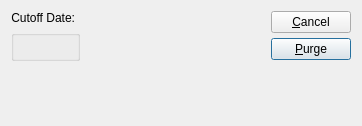
<?xml version="1.0" encoding="UTF-8"?>
<ui version="4.0">
 <comment>This file is part of the xTuple ERP: PostBooks Edition, a free and
open source Enterprise Resource Planning software suite,
Copyright (c) 1999-2018 by OpenMFG LLC, d/b/a xTuple.
It is licensed to you under the Common Public Attribution License
version 1.0, the full text of which (including xTuple-specific Exhibits)
is available at www.xtuple.com/CPAL.  By using this software, you agree
to be bound by its terms.</comment>
 <class>purgeClosedWorkOrders</class>
 <widget class="QDialog" name="purgeClosedWorkOrders">
  <property name="geometry">
   <rect>
    <x>0</x>
    <y>0</y>
    <width>362</width>
    <height>126</height>
   </rect>
  </property>
  <property name="windowTitle">
   <string>Purge Closed Work Orders</string>
  </property>
  <layout class="QHBoxLayout" name="horizontalLayout">
   <item>
    <layout class="QVBoxLayout">
     <property name="spacing">
      <number>0</number>
     </property>
     <item>
      <layout class="QVBoxLayout">
       <property name="spacing">
        <number>5</number>
       </property>
       <item>
        <layout class="QHBoxLayout">
         <property name="spacing">
          <number>5</number>
         </property>
         <item>
          <widget class="QLabel" name="_cutoffDateLit">
           <property name="text">
            <string>Cutoff Date:</string>
           </property>
           <property name="alignment">
            <set>Qt::AlignRight|Qt::AlignTrailing|Qt::AlignVCenter</set>
           </property>
          </widget>
         </item>
         <item>
          <layout class="QHBoxLayout">
           <property name="spacing">
            <number>0</number>
           </property>
           <item>
            <widget class="DLineEdit" name="_cutOffDate"/>
           </item>
           <item>
            <spacer name="spacer89">
             <property name="orientation">
              <enum>Qt::Horizontal</enum>
             </property>
             <property name="sizeType">
              <enum>QSizePolicy::Preferred</enum>
             </property>
             <property name="sizeHint" stdset="0">
              <size>
               <width>0</width>
               <height>10</height>
              </size>
             </property>
            </spacer>
           </item>
          </layout>
         </item>
        </layout>
       </item>
       <item>
        <widget class="WarehouseGroup" name="_warehouse">
         <property name="title">
          <string/>
         </property>
         <property name="fixedSize">
          <bool>false</bool>
         </property>
        </widget>
       </item>
      </layout>
     </item>
     <item>
      <spacer name="Spacer10">
       <property name="orientation">
        <enum>Qt::Vertical</enum>
       </property>
       <property name="sizeType">
        <enum>QSizePolicy::Expanding</enum>
       </property>
       <property name="sizeHint" stdset="0">
        <size>
         <width>20</width>
         <height>0</height>
        </size>
       </property>
      </spacer>
     </item>
    </layout>
   </item>
   <item>
    <spacer name="Spacer9">
     <property name="orientation">
      <enum>Qt::Horizontal</enum>
     </property>
     <property name="sizeType">
      <enum>QSizePolicy::Expanding</enum>
     </property>
     <property name="sizeHint" stdset="0">
      <size>
       <width>25</width>
       <height>20</height>
      </size>
     </property>
    </spacer>
   </item>
   <item>
    <layout class="QVBoxLayout">
     <property name="spacing">
      <number>5</number>
     </property>
     <item>
      <widget class="QPushButton" name="_close">
       <property name="text">
        <string>&amp;Cancel</string>
       </property>
      </widget>
     </item>
     <item>
      <widget class="QPushButton" name="_purge">
       <property name="text">
        <string>&amp;Purge</string>
       </property>
       <property name="default">
        <bool>true</bool>
       </property>
      </widget>
     </item>
     <item>
      <spacer name="Spacer8">
       <property name="orientation">
        <enum>Qt::Vertical</enum>
       </property>
       <property name="sizeType">
        <enum>QSizePolicy::Expanding</enum>
       </property>
       <property name="sizeHint" stdset="0">
        <size>
         <width>20</width>
         <height>0</height>
        </size>
       </property>
      </spacer>
     </item>
    </layout>
   </item>
  </layout>
 </widget>
 <layoutdefault spacing="6" margin="11"/>
 <customwidgets>
  <customwidget>
   <class>DLineEdit</class>
   <extends>QWidget</extends>
   <header>datecluster.h</header>
   <container>1</container>
  </customwidget>
  <customwidget>
   <class>WarehouseGroup</class>
   <extends>QGroupBox</extends>
   <header>warehousegroup.h</header>
   <container>1</container>
  </customwidget>
 </customwidgets>
 <tabstops>
  <tabstop>_cutOffDate</tabstop>
  <tabstop>_warehouse</tabstop>
  <tabstop>_purge</tabstop>
  <tabstop>_close</tabstop>
 </tabstops>
 <resources/>
 <connections>
  <connection>
   <sender>_close</sender>
   <signal>clicked()</signal>
   <receiver>purgeClosedWorkOrders</receiver>
   <slot>reject()</slot>
   <hints>
    <hint type="sourcelabel">
     <x>20</x>
     <y>20</y>
    </hint>
    <hint type="destinationlabel">
     <x>20</x>
     <y>20</y>
    </hint>
   </hints>
  </connection>
 </connections>
</ui>
